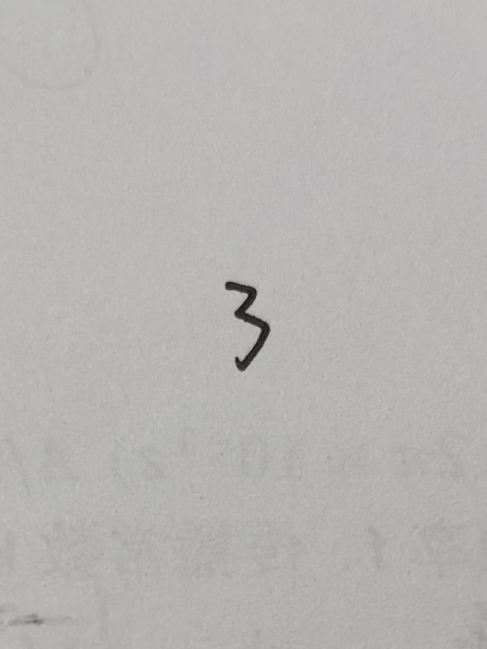
#> input picture new_tests/3_0.jpg, 973 x 1297 px (shown at 1/2 size)
$ python -i static_images_recognize_use_LeNet.py   (imports and definitions only)
#> lines starting #> are read from the running program, lines starting #| are printed output that depends on the picture; after the words box and inside, x2 and y2 are one past the last pixel; in counts of white or black regions, pixels touching at a corner belong together
#> in preprocess_image, img is the input picture: shape (1297, 973, 3); mean B, G, R 178.8, 180.8, 181.8
#> in preprocess_image, `_, thresh = cv2.threshold(gray, 127, 255, cv2.THRESH_BINARY_INV)`:
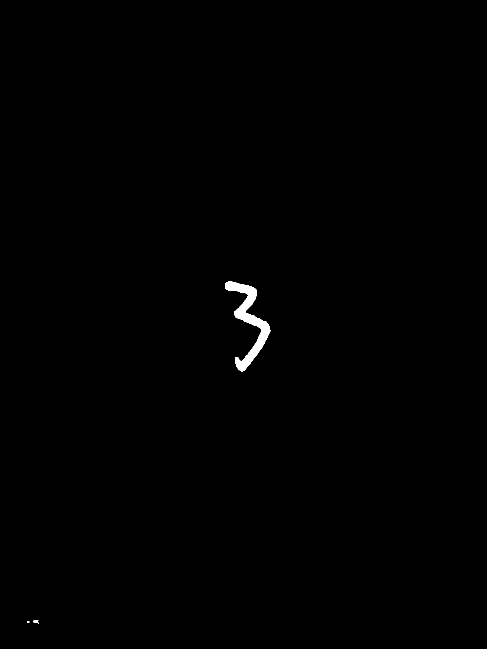
#> thresh: shape (1297, 973) (shown at 1/2 size); 0.37% white; 4 white regions (2 under 20 px), largest, box (x1, y1, x2, y2) and area: (450, 563, 541, 743) 4567, (67, 1240, 77, 1246) 49
import cv2
import paddle
import matplotlib.pyplot as plt
import numpy as np


def enhanced_preprocess(img_path, sharpen_strength=0.5, contrast_alpha=2, contrast_beta=5):
    """
    改进的预处理流程：
    1. 读取图像
    2. 转灰度
    3. 对比度增强
    4. 锐化处理
    5. 自适应阈值
    6. 形态学操作
    7. 尺寸调整
    8. 归一化
    """
#> called with img_path = 'new_tests/3_0.jpg', sharpen_strength = 0.5, contrast_alpha = 2, contrast_beta = 5
    # 读取图像
    img = cv2.imread(img_path)
    if img is None:
        raise ValueError("Image not found or invalid path")

    cv2.imshow('处理前图像',img)
    # 等待用户按键（0 表示无限等待）
    cv2.waitKey(0)
    # 关闭所有 OpenCV 创建的窗口
    cv2.destroyAllWindows()

    # 转为灰度图
    gray = cv2.cvtColor(img, cv2.COLOR_BGR2GRAY)

    # 对比度增强 (线性变换)
    contrasted = cv2.convertScaleAbs(gray, alpha=contrast_alpha, beta=contrast_beta)
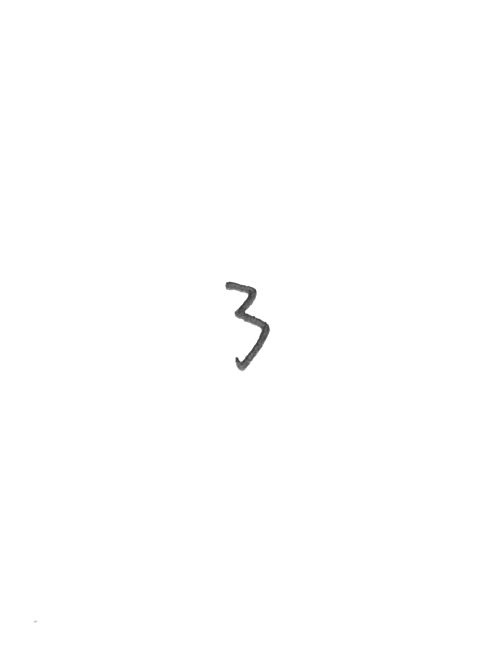
#> contrasted: shape (1297, 973) (shown at 1/2 size); min 41, max 255, mean 254.5

    # 高斯模糊降噪
    blurred = cv2.GaussianBlur(contrasted, (5, 5), 0)

    # 锐化处理 - 使用非锐化掩模(Unsharp Mask)
    gaussian_3 = cv2.GaussianBlur(blurred, (0, 0), 1.8)
    sharpened = cv2.addWeighted(blurred, sharpen_strength, gaussian_3, -0.5, 0)

    # 自适应阈值处理
    thresh = cv2.adaptiveThreshold(sharpened, 255,
                                  cv2.ADAPTIVE_THRESH_GAUSSIAN_C,
                                  cv2.THRESH_BINARY_INV, 25, 1.3)
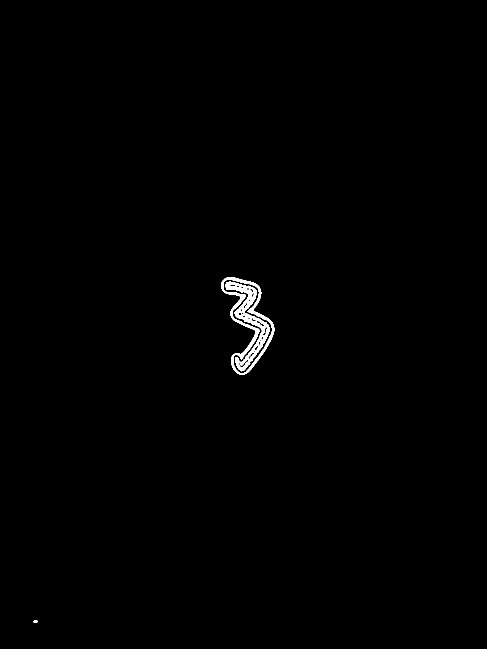
#> thresh: shape (1297, 973) (shown at 1/2 size); 0.54% white; 3 white regions, box (x1, y1, x2, y2) and area: (451, 563, 540, 743) 3556, (442, 554, 549, 750) 3211, (67, 1240, 76, 1246) 40

    # 形态学操作（去除小噪点）
    kernel = np.ones((2,2), np.uint8)
    processed = cv2.morphologyEx(thresh, cv2.MORPH_CLOSE, kernel,iterations=1)
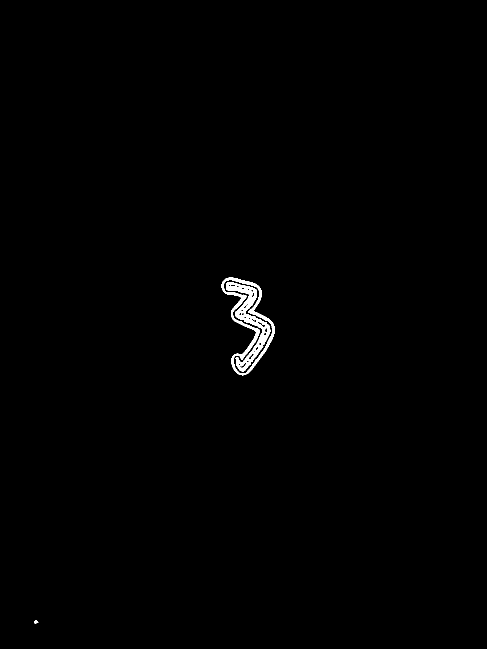
#> processed: shape (1297, 973) (shown at 1/2 size); 0.54% white; 3 white regions, box (x1, y1, x2, y2) and area: (452, 564, 541, 744) 3600, (443, 555, 550, 751) 3219, (68, 1241, 77, 1247) 40

    # 调整尺寸
    resized = cv2.resize(processed, (28, 28))

    cv2.imshow('处理后图像',processed)
    # 等待用户按键（0 表示无限等待）
    cv2.waitKey(0)
    # 关闭所有 OpenCV 创建的窗口
    cv2.destroyAllWindows()

    # 归一化处理
    normalized = resized.astype('float32') / 255.0

    # 调整维度 [C, H, W] + batch维度
    return normalized[np.newaxis, np.newaxis, :, :]


#普通处理图像
def preprocess_image(img_path):
    # 读取图像
    img = cv2.imread(img_path)
    if img is None:
        raise ValueError("Image not found or invalid path")

    cv2.imshow('处理前图像',img)
    # 等待用户按键（0 表示无限等待）
    cv2.waitKey(0)
    # 关闭所有 OpenCV 创建的窗口
    cv2.destroyAllWindows()

    # 转换为灰度图
    gray = cv2.cvtColor(img, cv2.COLOR_BGR2GRAY)

    # 二值化反转（MNIST风格：白字黑底）
    _, thresh = cv2.threshold(gray, 127, 255, cv2.THRESH_BINARY_INV)

    # 调整尺寸为28x28
    resized = cv2.resize(thresh, (28, 28))

    cv2.imshow('处理后图像',thresh)
    # 等待用户按键（0 表示无限等待）
    cv2.waitKey(0)
    # 关闭所有 OpenCV 创建的窗口
    cv2.destroyAllWindows()

    # 归一化并转换数据类型
    normalized = resized.astype('float32') / 255.0

    # 调整维度为 [C, H, W] 并添加batch维度
    input_tensor = normalized[np.newaxis, np.newaxis, :, :]

    return input_tensor

def predict_single_image(img_path):
    # 预处理图像
    #input_tensor = enhanced_preprocess(img_path)
    input_tensor = preprocess_image(img_path)

    # 转换为Paddle Tensor
    input_data = paddle.to_tensor(input_tensor)

    # 预测
    with paddle.no_grad():
        output = model(input_data)
        print('result',output)
        prediction = paddle.argmax(output, axis=1).numpy()[0]

    return prediction

#主程序
img_path = './new_tests/3_0.jpg'
# [1 line that did not run here, left out]
# [3 lines not run here, left out]

# [1 line that did not run here, left out]
# [1 line not run here, left out]

>>> result = enhanced_preprocess('new_tests/3_0.jpg')

$ run again, on new_tests/0_0.jpg
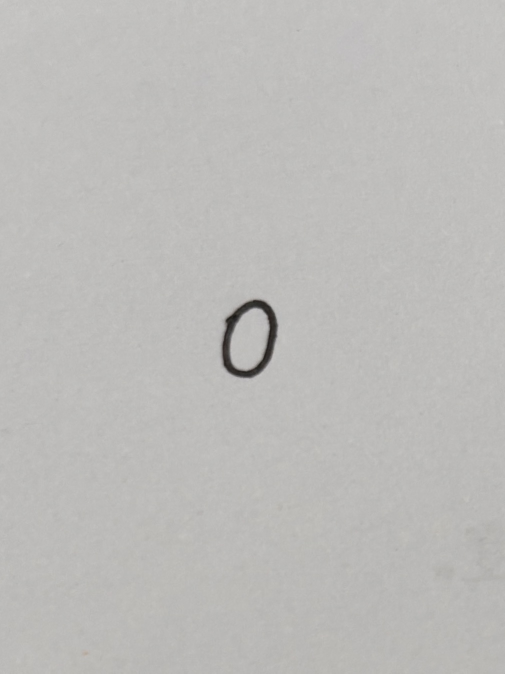
#> input picture new_tests/0_0.jpg, 1010 x 1347 px (shown at 1/2 size)
#> in enhanced_preprocess, img is the input picture: shape (1347, 1010, 3); mean B, G, R 185.5, 187.6, 188.6
#> in enhanced_preprocess, `thresh = cv2.adaptiveThreshold(sharpened, 255, cv2.ADAPTIVE_THRESH_GAU..`:
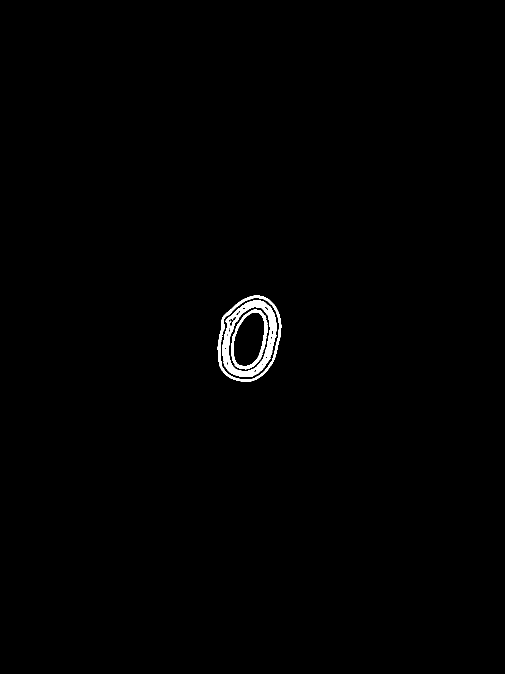
#> thresh: shape (1347, 1010) (shown at 1/2 size); 0.63% white; 3 white regions, box (x1, y1, x2, y2) and area: (445, 600, 554, 754) 4748, (435, 591, 563, 764) 2277, (462, 619, 536, 739) 1610
#> processed: shape (1347, 1010); 0.64% white; 3 white regions, box (x1, y1, x2, y2) and area: (446, 601, 555, 755) 4808, (436, 592, 564, 765) 2279, (463, 620, 537, 740) 1619
#> in enhanced_preprocess, `resized = cv2.resize(processed, (28, 28))`:
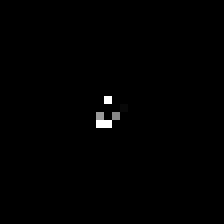
#> resized: shape (28, 28) (shown 8 times larger); min 0, max 255, mean 1.4

$ run again, on new_tests/1_0.jpg
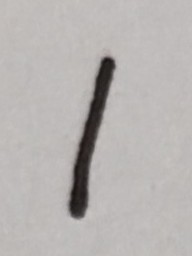
#> input picture new_tests/1_0.jpg, 192 x 256 px
#> in enhanced_preprocess, img is the input picture: shape (256, 192, 3); mean B, G, R 177.6, 179.3, 183.3
#> in enhanced_preprocess, `thresh = cv2.adaptiveThreshold(sharpened, 255, cv2.ADAPTIVE_THRESH_GAU..`:
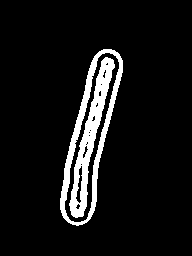
#> thresh: shape (256, 192); 8.2% white; 2 white regions, box (x1, y1, x2, y2) and area: (69, 57, 115, 218) 2029, (60, 49, 123, 226) 2023
#> processed: shape (256, 192); 8.3% white; 2 white regions, box (x1, y1, x2, y2) and area: (70, 58, 116, 219) 2065, (61, 50, 124, 227) 2026
#> in enhanced_preprocess, `resized = cv2.resize(processed, (28, 28))`:
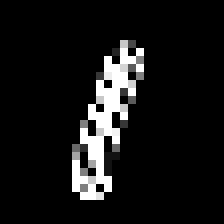
#> resized: shape (28, 28) (shown 8 times larger); min 0, max 255, mean 21.5

$ run again, on new_tests/2_0.jpg
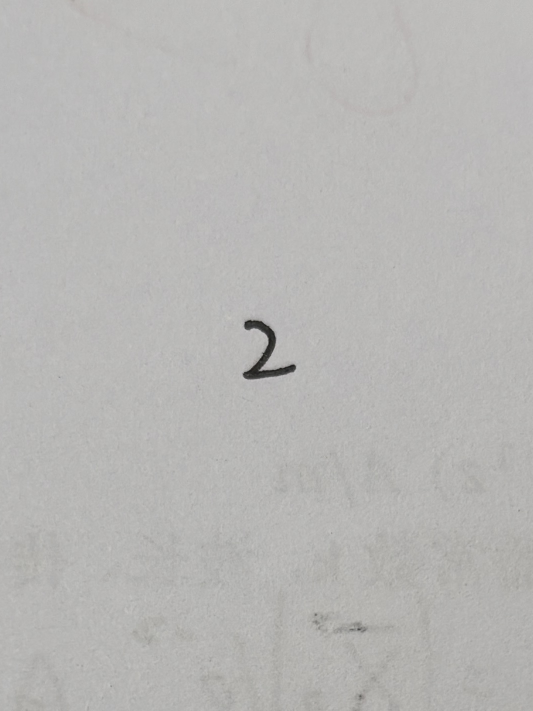
#> input picture new_tests/2_0.jpg, 1066 x 1422 px (shown at 1/2 size)
#> in enhanced_preprocess, img is the input picture: shape (1422, 1066, 3); mean B, G, R 180.8, 182.6, 183.3
#> in enhanced_preprocess, `thresh = cv2.adaptiveThreshold(sharpened, 255, cv2.ADAPTIVE_THRESH_GAU..`:
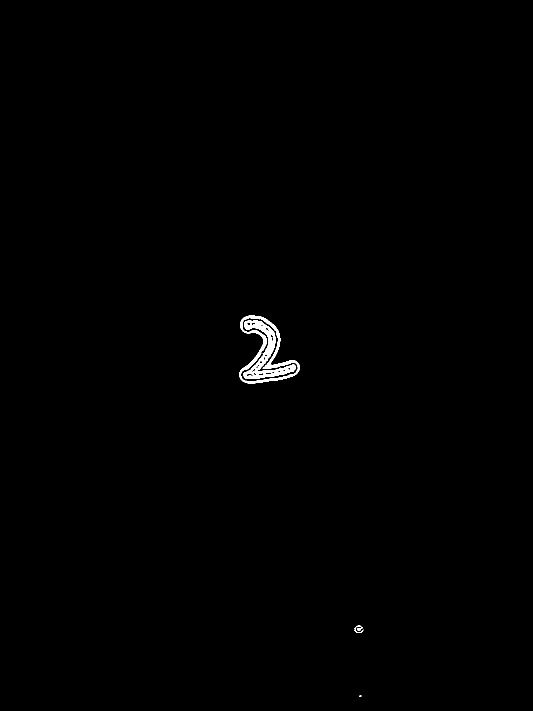
#> thresh: shape (1422, 1066) (shown at 1/2 size); 0.4% white; 5 white regions (1 under 20 px), largest, box (x1, y1, x2, y2) and area: (486, 640, 592, 758) 3100, (478, 631, 600, 767) 2790, (709, 1251, 727, 1266) 69, (714, 1253, 725, 1261) 44
#> in enhanced_preprocess, `processed = cv2.morphologyEx(thresh, cv2.MORPH_CLOSE, kernel,iteration..`:
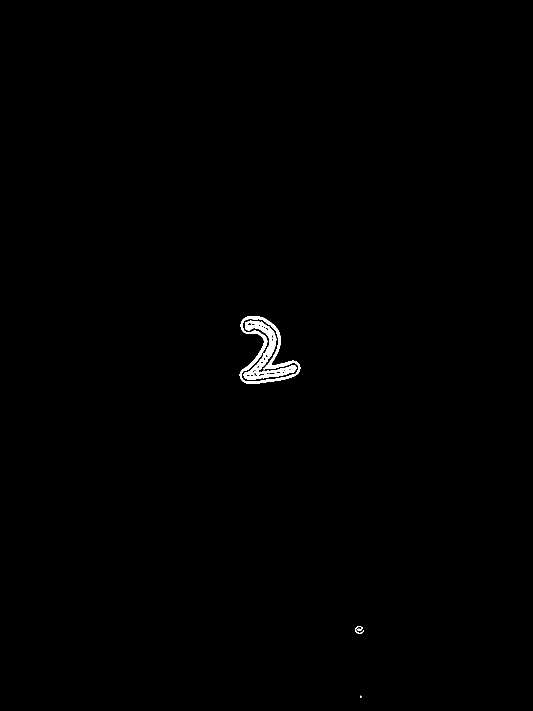
#> processed: shape (1422, 1066) (shown at 1/2 size); 0.4% white; 4 white regions (1 under 20 px), largest, box (x1, y1, x2, y2) and area: (487, 641, 593, 759) 3148, (479, 632, 601, 768) 2805, (710, 1252, 728, 1267) 115
